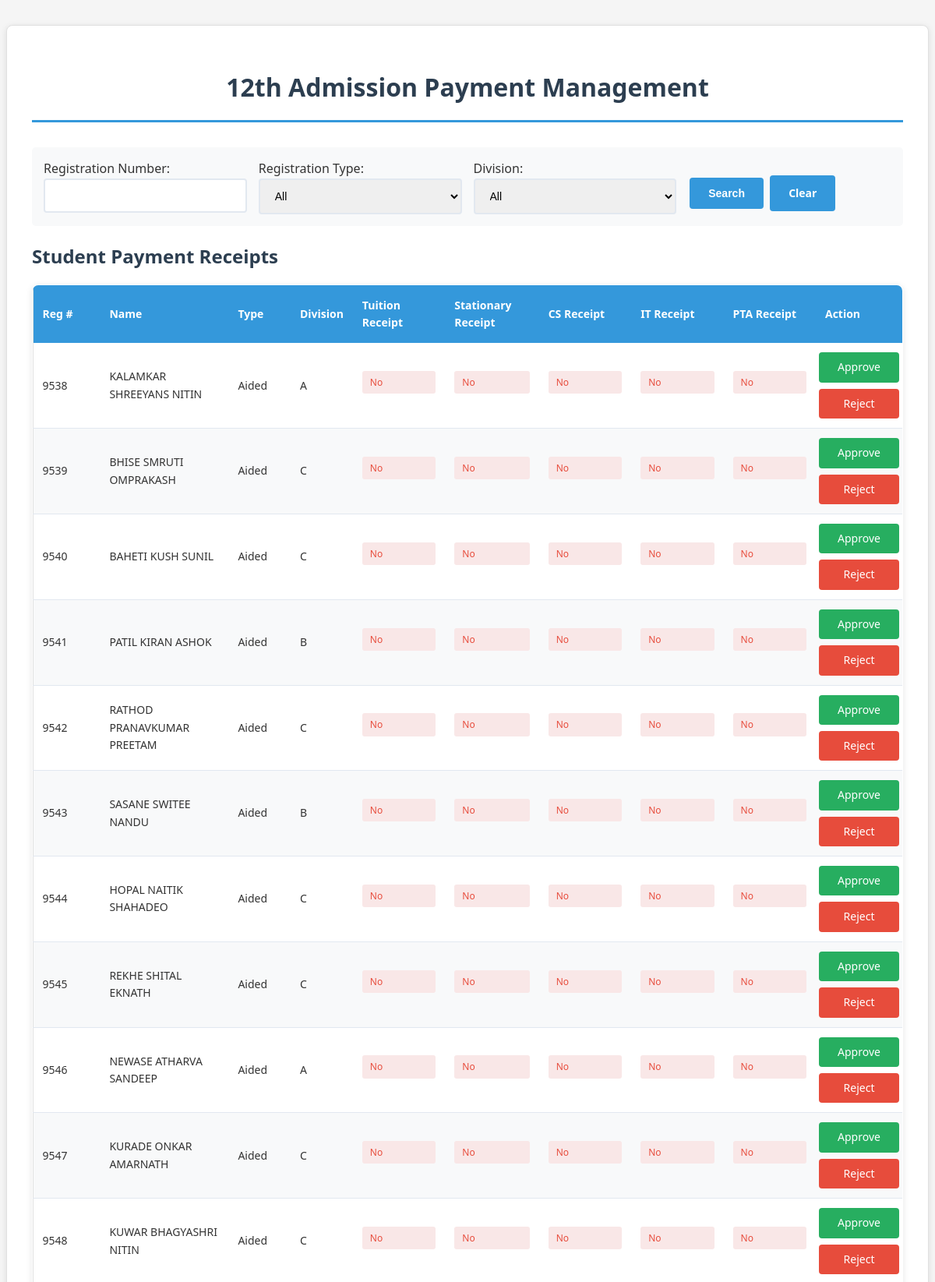
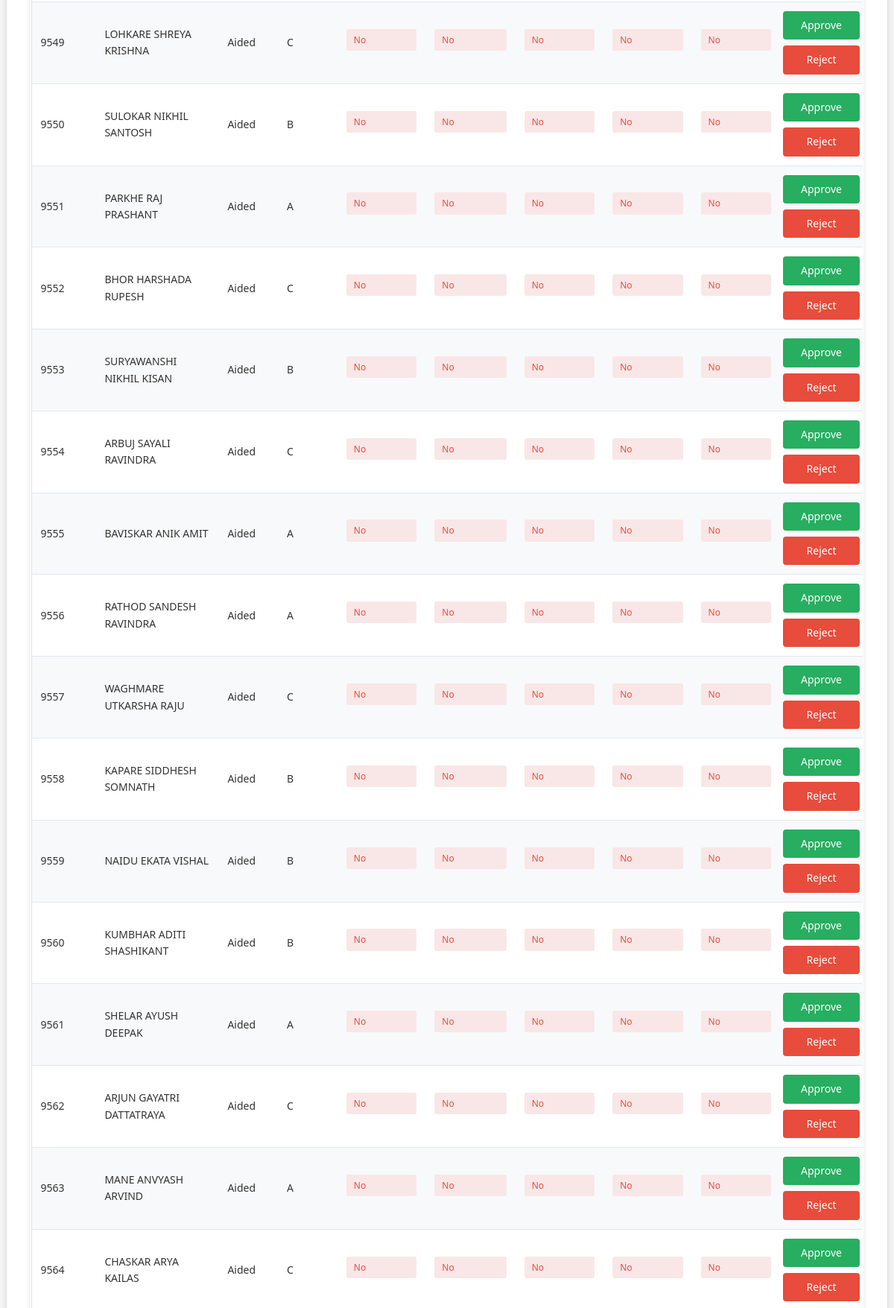
The page /adminpage/12thadm/view_receipts.php (upper part) on the database its author committed (2 pictures, top to bottom).
### tables this page shows
CREATE TABLE `existstudents` (
  `id` int(11) NOT NULL,
  `registration_number` varchar(50) NOT NULL,
  `name_of_student` varchar(100) NOT NULL,
  `registration_type` enum('Aided','Unaided') NOT NULL,
  `class` varchar(10) NOT NULL,
  `division` enum('A','B','C','D') NOT NULL,
  `receipt_tuition` longblob DEFAULT NULL,
  `receipt_stationary` longblob DEFAULT NULL,
  `receipt_cs` longblob DEFAULT NULL,
  `receipt_it` longblob DEFAULT NULL,
  `receipt_pta` longblob DEFAULT NULL
);

### adminpage/12thadm/view_receipts.php (the view, shortened to what this page needs)
<?php
    try {
        $db_host = 'localhost';
        $db_name = 'cmrit_db';
        $db_user = 'cmrit_user';
        $db_pass = 'test';
        $dsn = "mysql:host={$db_host};dbname={$db_name};charset=utf8mb4";
        $options = [
            PDO::ATTR_ERRMODE => PDO::ERRMODE_EXCEPTION,
            PDO::ATTR_DEFAULT_FETCH_MODE => PDO::FETCH_ASSOC,
            PDO::ATTR_EMULATE_PREPARES => false,
        ];
        $pdo = new PDO($dsn, $db_user, $db_pass, $options);
    } catch (PDOException $e) {
        die("Database connection failed: " . htmlspecialchars($e->getMessage(), ENT_QUOTES, 'UTF-8'));
    }
    $search_reg_no = isset($_GET['reg_no']) ? trim($_GET['reg_no']) : '';
    $query = "SELECT id, registration_number, name_of_student, registration_type, class, division,
                     CASE WHEN receipt_tuition IS NOT NULL THEN 'Yes' ELSE 'No' END as has_tuition_receipt,
                     CASE WHEN receipt_stationary IS NOT NULL THEN 'Yes' ELSE 'No' END as has_stationary_receipt,
                     CASE WHEN receipt_cs IS NOT NULL THEN 'Yes' ELSE 'No' END as has_cs_receipt,
                     CASE WHEN receipt_it IS NOT NULL THEN 'Yes' ELSE 'No' END as has_it_receipt,
                     CASE WHEN receipt_pta IS NOT NULL THEN 'Yes' ELSE 'No' END as has_pta_receipt
              FROM existstudents
              WHERE class = '12'";
    $params = [];
    $query .= " ORDER BY registration_number";
    $stmt = $pdo->prepare($query);
    $stmt->execute($params);
    $students = $stmt->fetchAll();
    $approved_students = [];
    $stmt = $pdo->prepare("SELECT registration_number FROM approvedstudents");
    $stmt->execute();
    $result = $stmt->fetchAll();
    foreach ($result as $row) {
        $approved_students[] = $row['registration_number'];
    }
?>
<!DOCTYPE html>
<html lang="en">
<head>
    <link rel="stylesheet" href="../assets/admin-theme.css">
</head>
<body>
    <div class="container">
        <h1>12th Admission Payment Management</h1>
            <form class="search-form" method="GET" action="">
                <div class="search-group">
                    <label for="reg_no">Registration Number:</label>
                    <input type="text" id="reg_no" name="reg_no" value="<?php echo htmlspecialchars($search_reg_no); ?>">
                </div>
                <div class="search-group">
                    <label for="type">Registration Type:</label>
                    <select id="type" name="type">
                        <option value="">All</option>
                    </select>
                </div>
                <div class="search-group">
                    <label for="division">Division:</label>
                    <select id="division" name="division">
                        <option value="">All</option>
                    </select>
                </div>
                <div class="search-group" style="align-self: flex-end;">
                    <button type="submit">Search</button>
                    <a href="view_receipts.php" class="btn">Clear</a>
                </div>
            </form>
            <div class="results">
                <h2>Student Payment Receipts</h2>
                <?php if (empty($students)): ?>
                    <p>No records found. Please try different search criteria.</p>
                <?php else: ?>
                    <table>
                        <thead>
                            <tr>
                                <th style="width: 8%;">Reg #</th>
                                <th style="width: 15%;">Name</th>
                                <th style="width: 7%;">Type</th>
                                <th style="width: 5%;">Division</th>
                                <th style="width: 11%;">Tuition Receipt</th>
                                <th style="width: 11%;">Stationary Receipt</th>
                                <th style="width: 11%;">CS Receipt</th>
                                <th style="width: 11%;">IT Receipt</th>
                                <th style="width: 11%;">PTA Receipt</th>
                                <th style="width: 10%;">Action</th>
                            </tr>
                        </thead>
                        <tbody>
                            <?php foreach ($students as $student): ?>
                                <tr>
                                    <td <?php if (in_array($student['registration_number'], $approved_students)): ?>style="border: 2px solid green; background-color: rgba(0, 128, 0, 0.1); font-weight: bold;"<?php endif; ?>>
                                        <?php echo htmlspecialchars($student['registration_number']); ?>
                                    </td>
                                    <td><?php echo htmlspecialchars($student['name_of_student']); ?></td>
                                    <td><?php echo htmlspecialchars($student['registration_type']); ?></td>
                                    <td><?php echo htmlspecialchars($student['division']); ?></td>
                                    <td>
                                        <span class="receipt-status status-<?php echo strtolower($student['has_tuition_receipt']); ?>">
                                            <?php echo $student['has_tuition_receipt']; ?>
                                        </span>
                                    </td>
                                    <td>
                                        <span class="receipt-status status-<?php echo strtolower($student['has_stationary_receipt']); ?>">
                                            <?php echo $student['has_stationary_receipt']; ?>
                                        </span>
                                    </td>
                                    <td>
                                        <span class="receipt-status status-<?php echo strtolower($student['has_cs_receipt']); ?>">
                                            <?php echo $student['has_cs_receipt']; ?>
                                        </span>
                                    </td>
                                    <td>
                                        <span class="receipt-status status-<?php echo strtolower($student['has_it_receipt']); ?>">
                                            <?php echo $student['has_it_receipt']; ?>
                                        </span>
                                    </td>
                                    <td>
                                        <span class="receipt-status status-<?php echo strtolower($student['has_pta_receipt']); ?>">
                                            <?php echo $student['has_pta_receipt']; ?>
                                        </span>
                                    </td>
                                    <td>
                                        <div class="action-buttons">
                                            <a href="javascript:void(0);" onclick="approveStudent(<?php echo $student['id']; ?>)" class="approve-btn">Approve</a>
                                            <a href="javascript:void(0);" onclick="rejectStudent(<?php echo $student['id']; ?>)" class="reject-btn">Reject</a>
                                        </div>
                                    </td>
                                </tr>
                            <?php endforeach; ?>
                        </tbody>
                    </table>
                <?php endif; ?>
            </div>
    </div>
</body>
</html>

### adminpage/assets/admin-theme.css (style rules this page uses)
body { font-family: 'Segoe UI', Tahoma, Geneva, Verdana, sans-serif !important; background: #f5f5f5 !important; color: #333 !important; line-height: 1.6; }
.container { background: #ffffff !important; border-radius: 8px !important; box-shadow: 0 2px 8px rgba(0,0,0,0.1) !important; margin: 2rem auto !important; padding: 2rem !important; border: 1px solid #e0e0e0 !important; }
h1, h2, h3, h4, h5, h6 { color: #2c3e50 !important; margin-bottom: 1rem; font-weight: 600; }
h1 { text-align: center; padding-bottom: 1rem; border-bottom: 3px solid #3498db; margin-bottom: 2rem; }
input[type="text"], input[type="email"], input[type="password"], input[type="number"], input[type="date"], select, textarea { border: 2px solid #e2e8f0 !important; border-radius: 4px !important; padding: 12px 15px !important; font-size: 14px !important; transition: all 0.3s ease !important; width: 100%; box-sizing: border-box; }
.btn, button, input[type="submit"] { background: #3498db !important; color: white !important; border: none !important; padding: 12px 24px !important; border-radius: 4px !important; font-weight: 600 !important; font-size: 14px !important; cursor: pointer !important; transition: all 0.3s ease !important; text-decoration: none !important; display: inline-block; margin: 4px 2px; }
table { width: 100% !important; border-collapse: collapse !important; background: white !important; border-radius: 8px !important; overflow: hidden !important; box-shadow: 0 2px 8px rgba(0,0,0,0.1) !important; margin: 1rem 0; border: 1px solid #e0e0e0 !important; }
th { background: #3498db !important; color: white !important; padding: 15px 12px !important; text-align: left !important; font-weight: 600 !important; font-size: 14px !important; }
td { padding: 12px !important; border-bottom: 1px solid #e2e8f0 !important; font-size: 14px !important; }
tr:nth-child(even) { background-color: #f8f9fa !important; }
* { transition: all 0.3s ease; }

### adminpage/12thadm/view_receipts.php (style rules this page uses)
.search-form { display: flex; flex-wrap: wrap; gap: 15px; margin-bottom: 20px; padding: 15px; background-color: #f8f9fa; border-radius: 5px; }
.search-group { flex: 1; min-width: 200px; }
.receipt-status { padding: 5px 10px; border-radius: 3px; font-size: 12px; display: block; margin-bottom: 8px; }
.status-no { background-color: #f9e7e7; color: #e74c3c; }
.action-buttons { display: flex; flex-direction: column; gap: 8px; align-items: center; }
.approve-btn, .reject-btn { display: inline-block; color: white; border: none; padding: 8px 15px; border-radius: 4px; cursor: pointer; font-size: 14px; transition: background-color 0.3s; text-align: center; text-decoration: none; width: 85%; }
.approve-btn { background-color: #27ae60; }
.reject-btn { background-color: #e74c3c; }
.container { padding-bottom: 150px; }
.results { margin-bottom: 120px; }

### rows shown on the page
existstudents: registration_number "9538", name_of_student "KALAMKAR SHREEYANS NITIN", registration_type "Aided", division "A", has_tuition_receipt "No", has_stationary_receipt "No", has_cs_receipt "No", has_it_receipt "No", has_pta_receipt "No"
existstudents: registration_number "9539", name_of_student "BHISE SMRUTI OMPRAKASH", registration_type "Aided", division "C", has_tuition_receipt "No", has_stationary_receipt "No", has_cs_receipt "No", has_it_receipt "No", has_pta_receipt "No"
existstudents: registration_number "9540", name_of_student "BAHETI KUSH SUNIL", registration_type "Aided", division "C", has_tuition_receipt "No", has_stationary_receipt "No", has_cs_receipt "No", has_it_receipt "No", has_pta_receipt "No"
existstudents: registration_number "9541", name_of_student "PATIL KIRAN ASHOK", registration_type "Aided", division "B", has_tuition_receipt "No", has_stationary_receipt "No", has_cs_receipt "No", has_it_receipt "No", has_pta_receipt "No"
existstudents: registration_number "9542", name_of_student "RATHOD PRANAVKUMAR PREETAM", registration_type "Aided", division "C", has_tuition_receipt "No", has_stationary_receipt "No", has_cs_receipt "No", has_it_receipt "No", has_pta_receipt "No"
existstudents: registration_number "9543", name_of_student "SASANE SWITEE NANDU", registration_type "Aided", division "B", has_tuition_receipt "No", has_stationary_receipt "No", has_cs_receipt "No", has_it_receipt "No", has_pta_receipt "No"
existstudents: registration_number "9544", name_of_student "HOPAL NAITIK SHAHADEO", registration_type "Aided", division "C", has_tuition_receipt "No", has_stationary_receipt "No", has_cs_receipt "No", has_it_receipt "No", has_pta_receipt "No"
existstudents: registration_number "9545", name_of_student "REKHE SHITAL EKNATH", registration_type "Aided", division "C", has_tuition_receipt "No", has_stationary_receipt "No", has_cs_receipt "No", has_it_receipt "No", has_pta_receipt "No"
existstudents: registration_number "9546", name_of_student "NEWASE ATHARVA SANDEEP", registration_type "Aided", division "A", has_tuition_receipt "No", has_stationary_receipt "No", has_cs_receipt "No", has_it_receipt "No", has_pta_receipt "No"
existstudents: registration_number "9547", name_of_student "KURADE ONKAR AMARNATH", registration_type "Aided", division "C", has_tuition_receipt "No", has_stationary_receipt "No", has_cs_receipt "No", has_it_receipt "No", has_pta_receipt "No"
existstudents: registration_number "9548", name_of_student "KUWAR BHAGYASHRI NITIN", registration_type "Aided", division "C", has_tuition_receipt "No", has_stationary_receipt "No", has_cs_receipt "No", has_it_receipt "No", has_pta_receipt "No"
existstudents: registration_number "9549", name_of_student "LOHKARE SHREYA KRISHNA", registration_type "Aided", division "C", has_tuition_receipt "No", has_stationary_receipt "No", has_cs_receipt "No", has_it_receipt "No", has_pta_receipt "No"
existstudents: registration_number "9550", name_of_student "SULOKAR NIKHIL SANTOSH", registration_type "Aided", division "B", has_tuition_receipt "No", has_stationary_receipt "No", has_cs_receipt "No", has_it_receipt "No", has_pta_receipt "No"
existstudents: registration_number "9551", name_of_student "PARKHE RAJ PRASHANT", registration_type "Aided", division "A", has_tuition_receipt "No", has_stationary_receipt "No", has_cs_receipt "No", has_it_receipt "No", has_pta_receipt "No"
existstudents: registration_number "9552", name_of_student "BHOR HARSHADA RUPESH", registration_type "Aided", division "C", has_tuition_receipt "No", has_stationary_receipt "No", has_cs_receipt "No", has_it_receipt "No", has_pta_receipt "No"
existstudents: registration_number "9553", name_of_student "SURYAWANSHI NIKHIL KISAN", registration_type "Aided", division "B", has_tuition_receipt "No", has_stationary_receipt "No", has_cs_receipt "No", has_it_receipt "No", has_pta_receipt "No"
existstudents: registration_number "9554", name_of_student "ARBUJ SAYALI RAVINDRA", registration_type "Aided", division "C", has_tuition_receipt "No", has_stationary_receipt "No", has_cs_receipt "No", has_it_receipt "No", has_pta_receipt "No"
existstudents: registration_number "9555", name_of_student "BAVISKAR ANIK AMIT", registration_type "Aided", division "A", has_tuition_receipt "No", has_stationary_receipt "No", has_cs_receipt "No", has_it_receipt "No", has_pta_receipt "No"
existstudents: registration_number "9556", name_of_student "RATHOD SANDESH RAVINDRA", registration_type "Aided", division "A", has_tuition_receipt "No", has_stationary_receipt "No", has_cs_receipt "No", has_it_receipt "No", has_pta_receipt "No"
existstudents: registration_number "9557", name_of_student "WAGHMARE UTKARSHA RAJU", registration_type "Aided", division "C", has_tuition_receipt "No", has_stationary_receipt "No", has_cs_receipt "No", has_it_receipt "No", has_pta_receipt "No"
existstudents: registration_number "9558", name_of_student "KAPARE SIDDHESH SOMNATH", registration_type "Aided", division "B", has_tuition_receipt "No", has_stationary_receipt "No", has_cs_receipt "No", has_it_receipt "No", has_pta_receipt "No"
existstudents: registration_number "9559", name_of_student "NAIDU EKATA VISHAL", registration_type "Aided", division "B", has_tuition_receipt "No", has_stationary_receipt "No", has_cs_receipt "No", has_it_receipt "No", has_pta_receipt "No"
existstudents: registration_number "9560", name_of_student "KUMBHAR ADITI SHASHIKANT", registration_type "Aided", division "B", has_tuition_receipt "No", has_stationary_receipt "No", has_cs_receipt "No", has_it_receipt "No", has_pta_receipt "No"
existstudents: registration_number "9561", name_of_student "SHELAR AYUSH DEEPAK", registration_type "Aided", division "A", has_tuition_receipt "No", has_stationary_receipt "No", has_cs_receipt "No", has_it_receipt "No", has_pta_receipt "No"
existstudents: registration_number "9562", name_of_student "ARJUN GAYATRI DATTATRAYA", registration_type "Aided", division "C", has_tuition_receipt "No", has_stationary_receipt "No", has_cs_receipt "No", has_it_receipt "No", has_pta_receipt "No"
existstudents: registration_number "9563", name_of_student "MANE ANVYASH ARVIND", registration_type "Aided", division "A", has_tuition_receipt "No", has_stationary_receipt "No", has_cs_receipt "No", has_it_receipt "No", has_pta_receipt "No"
existstudents: registration_number "9564", name_of_student "CHASKAR ARYA KAILAS", registration_type "Aided", division "C", has_tuition_receipt "No", has_stationary_receipt "No", has_cs_receipt "No", has_it_receipt "No", has_pta_receipt "No"
